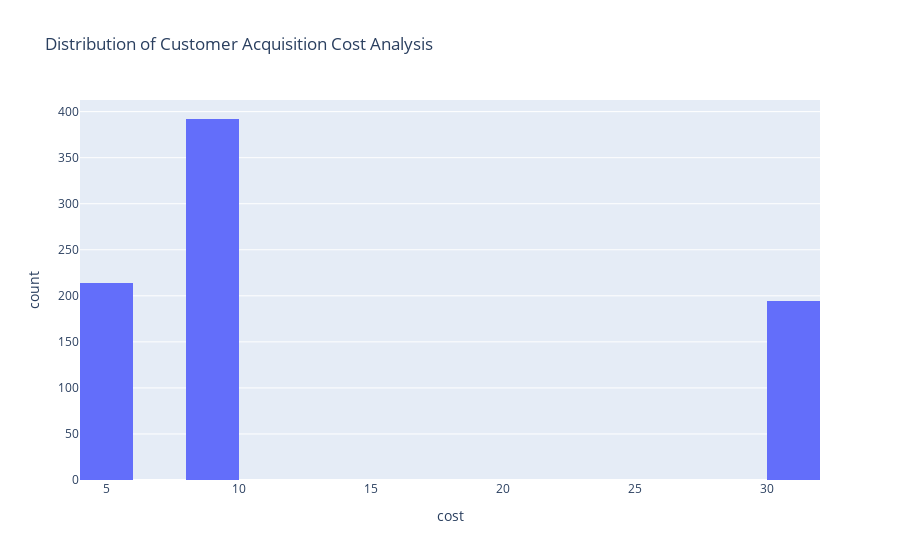

The notebook cell this image was saved under:
### Code cell
fig=px.histogram(data,x="cost",title="Distribution of Customer Acquisition Cost Analysis",nbins=20)
fig.show()

### Figure 1 — Plotly figure (JSON) as saved in the notebook; plotly's stock layout.template omitted (floating-point values rounded to 4 significant figures; data arrays with more than 128 entries replaced by an {"elided": "..."} marker saying what was removed)
{"data": [{"alignmentgroup": "True", "bingroup": "x", "hovertemplate": "cost=%{x}<br>count=%{y}<extra></extra>", "legendgroup": "", "marker": {"color": "#636efa", "pattern": {"shape": ""}}, "name": "", "nbinsx": 20, "offsetgroup": "", "orientation": "v", "showlegend": false, "type": "histogram", "x": {"elided": "800 float values"}, "xaxis": "x", "yaxis": "y"}], "layout": {"autosize": true, "barmode": "relative", "legend": {"tracegroupgap": 0}, "title": {"text": "Distribution of Customer Acquisition Cost Analysis"}, "xaxis": {"anchor": "y", "autorange": true, "domain": [0, 1], "range": [4, 32], "title": {"text": "cost"}, "type": "linear"}, "yaxis": {"anchor": "x", "autorange": true, "domain": [0, 1], "range": [0, 412.6], "title": {"text": "count"}}}}
